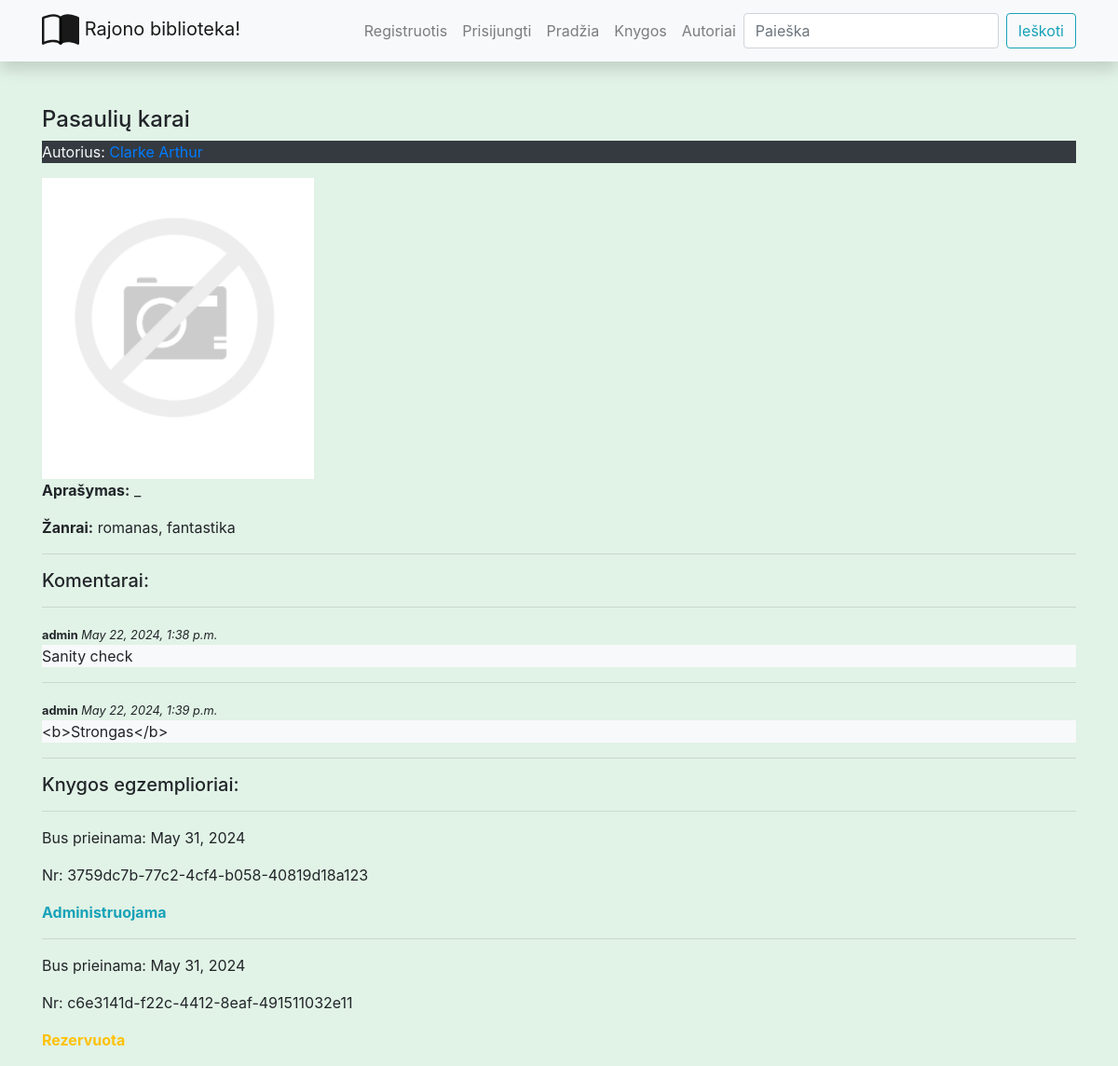
Page /library/books/6 on the earlier database version.
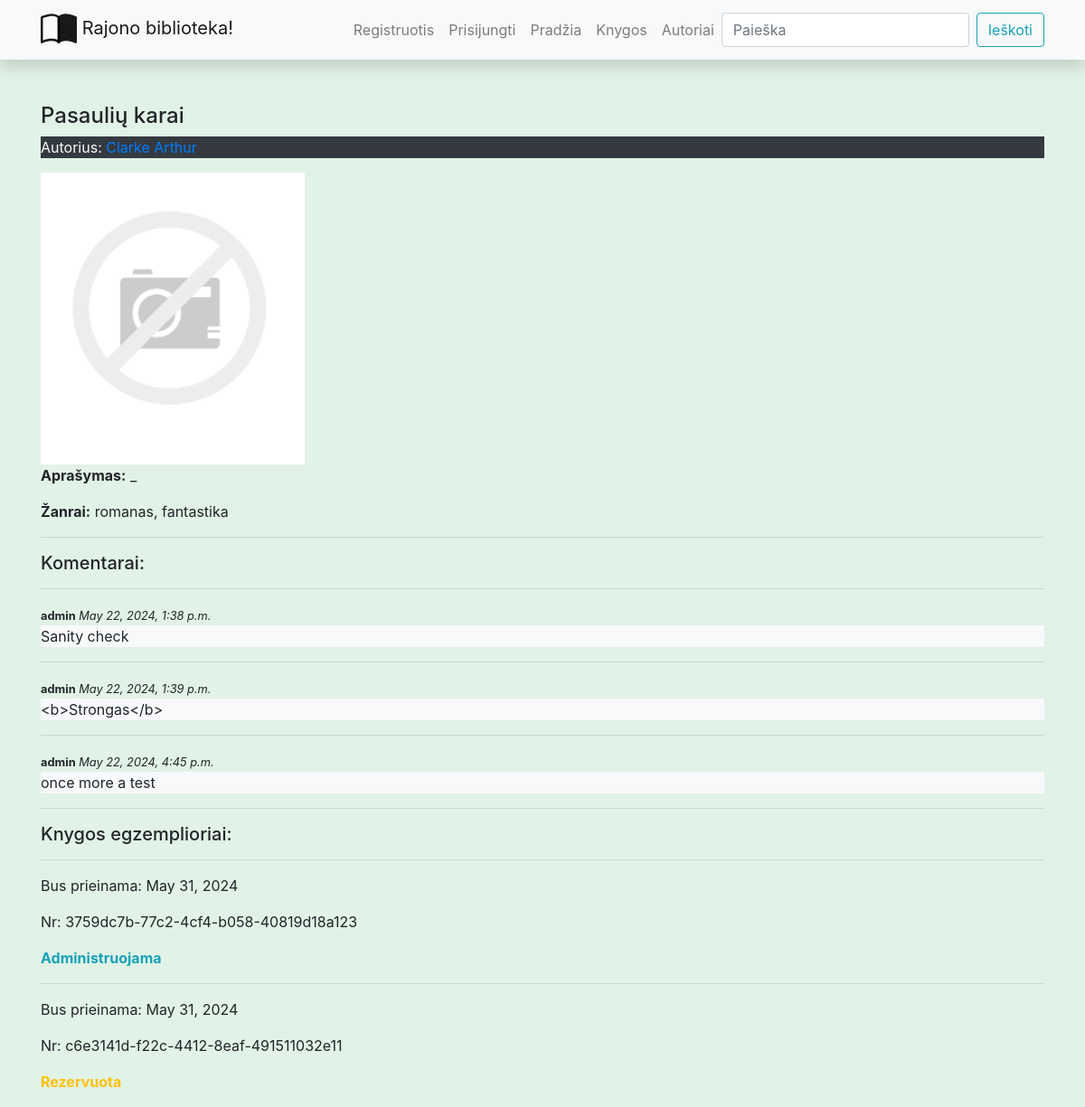
Same page on the later database version.
### libraryapp/models.py (models this page shows, shortened)
class Book(models.Model):
    title = models.CharField('Pavadinimas', max_length=150)
    summary = models.TextField('Aprašymas', max_length=1000)
    isbn = models.CharField('ISBN', max_length=13)
    author = models.ForeignKey(Author, on_delete=models.SET_NULL, null=True)
    genre = models.ManyToManyField(Genre, blank=True)
    cover = models.ImageField('Viršelis', upload_to='covers', null=True, blank=True)
    def display_genres(self):
        return ', '.join(elem.name for elem in self.genre.all())

class Author(models.Model):
    first_name = models.CharField('Vardas', max_length=100)
    last_name = models.CharField('Pavardė', max_length=100)
    description = HTMLField()
    class Meta:  # globalūs nuostatai lentelei(ordering - rikiavimas)
        ordering = ('last_name', 'first_name')
    def __str__(self):
        return f'{self.last_name} {self.first_name}'

class Genre(models.Model):
    name = models.CharField("Žanrai", max_length=15, help_text='Įveskite knygos žanrą/us')
    class Meta:
        verbose_name = 'Žanras'  # skilties pavadinimas vienaskaita
        verbose_name_plural = 'Žanrai'  # skilties pavadinimas daugiskaita

class BookReview(models.Model):
    date_created = models.DateTimeField(auto_now_add=True)
    content = models.TextField('Atsiliepimas', max_length=2000)
    book = models.ForeignKey(Book, on_delete=models.CASCADE,
                             blank=True)  # blank True, nes formoje nerodysim pasirinkimo knygos
    reviewer = models.ForeignKey(User, on_delete=models.SET_NULL, null=True, blank=True)

class BookInstance(models.Model):
    id = models.UUIDField(primary_key=True, default=uuid.uuid4)
    due_back = models.DateField('Bus prieinama', null=True, blank=True)
    book = models.ForeignKey(Book, on_delete=models.CASCADE)
    reader = models.ForeignKey(User, on_delete=models.SET_NULL, null=True, blank=True)
    LOAN_STATUS = (
        ('a', 'Administruojama'),
        ('p', 'Paimta'),
        ('g', 'Galima paimti'),
        ('r', 'Rezervuota')
    )
    status = models.CharField(
        max_length=1,
        choices=LOAN_STATUS,
        blank=True,  # blank - galimas tuščias laukas formoj
        default='a',
        help_text='Knygos kopijos statusas'
    )

### libraryapp/views.py (the view, shortened to what this page needs)
# urls.py: path('books/<int:pk>', views.BookDetailView.as_view(), name='book-one'),
class BookDetailView(generic.edit.FormMixin, generic.DetailView):
    model = Book
    context_object_name = 'book'  # book - standartinis kintamojo template pavadinimas,sukuriamas django
    template_name = 'book.html'
    form_class = BookReviewForm

### libraryapp/forms.py
class BookReviewForm(forms.ModelForm):
    class Meta:
        model = BookReview
        fields = ('content', 'book', 'reviewer')
        widgets = {  # paslepiam laukus, kad jie nebūtų rodomi formoje
            'book': forms.HiddenInput(),
            'reviewer': forms.HiddenInput()
        }

### libraryapp/templates/book.html (shortened to what this page needs)
{% extends "base.html" %}
{% load static %}
{% block content %}
<h4> {{ book.title }}</h4>
<p class="bg-dark text-light">Autorius: <a href="{% url 'author-one' book.author.id %}">{{ book.author }}</a></p>
{% if book.cover %}
    <img src="{{ book.cover.url }}"/>
{% else %}
    <img src="{% static 'img/no-image.png' %}"/>
{% endif %}
<p><b>Aprašymas:</b> {{ book.summary }}</p>
<p><b>Žanrai:</b> {{ book.display_genres }} </p>
<hr/>
<h5>Komentarai:</h5>
{% if book.bookreview_set.all %}
    {% for review in book.bookreview_set.all %}
        <hr/>
<small><b>{{ review.reviewer }}</b> <em>{{ review.date_created }}</em></small>
        <p class="bg-light">{{ review.content }}</p>
    {% endfor %}
{% else %}
    <p>Knyga komentarų neturi...</p>
{% endif %}
<hr/>
<h5>Knygos egzemplioriai:</h5>
{% for bookinst_o in book.bookinstance_set.all %}
    <hr/>
    <p>Bus prieinama: {{ bookinst_o.due_back }}</p>
    <p>Nr: {{ bookinst_o.id }}</p>
    <p class="{% if bookinst_o.status == 'a' %} text-info
              {% elif bookinst_o.status == 'g' %} text-success
              {% elif bookinst_o.status == 'r' %} text-warning
              {% elif bookinst_o.status == 'p' %} text-muted
              {% endif %}
    ">
        <b>{{ bookinst_o.get_status_display }}</b>
    </p>
{% endfor %}
{% endblock %}

### libraryapp/templates/base.html (shortened to what this page needs)
<!DOCTYPE html>
<html lang="en">
  <head>
    <link
      rel="stylesheet"
      href="https://stackpath.bootstrapcdn.com/bootstrap/4.1.3/css/bootstrap.min.css"
    />
    <link
      rel="stylesheet"
      href="https://cdnjs.cloudflare.com/ajax/libs/font-awesome/4.7.0/css/font-awesome.min.css"
    />
    {% load static %}
    <link rel="stylesheet" href="{% static 'css/styles.css' %}" />
  </head>
  <body>
    <nav
      class="navbar navbar-expand-lg navbar-light bg-light static-top mb-5 shadow"
    >
      <div class="container">
        <a class="navbar-brand" href="{% url 'index' %}">
          Rajono biblioteka!</a
        >
        <div class="collapse navbar-collapse" id="navbarResponsive">
          <ul class="navbar-nav ml-auto">
            {% if user.is_authenticated %}
            <li class="nav-item">
               <a href="{% url 'profilis-url' %}" class="nav-link">
                 <svg class="bi bi-person"
                         width="1.5em"
                         height="1.5em"
                         viewBox="0 0 16 16"
                         fill="currentColor"
                         xmlns="http://www.w3.org/2000/svg">
                        <path fill-rule="evenodd" d="M13 14s1 0 1-1-1-4-6-4-6 3-6 4 1 1 1
                            1h10zm-9.995-.944v-.002.002zM3.022 13h9.956a.274.274 0 00.014-.002l.008-.002c-.001-.246-.154-.986-.832-1.664C11.516 10.68 10.289 10 8 10c-2.29 0-3.516.68-4.168
                            1.332-.678.678-.83 1.418-.832 1.664a1.05 1.05 0 00.022.004zm9.974.056v-.002.002zM8
                            7a2 2 0 100-4 2 2 0 000 4zm3-2a3 3 0 11-6 0 3 3 0 016 0z" clip-rule="evenodd"/>
                 </svg>
                 {{ user }}</a>
            </li>
            <li class="nav-item">
               <a href="{% url 'logout' %}" class="nav-link">Atsijungti</a>
            </li>
            <li class="nav-item">
               <a href="{% url 'my-borrowed' %}" class="nav-link">Mano knygos</a>
            </li>
            {% else %}
            <li class="nav-item">
               <a href="{% url 'register-url' %}" class="nav-link">Registruotis</a>
            </li>
            <li class="nav-item">
               <a href="{% url 'login' %}?next={{ request.path }}" class="nav-link">Prisijungti</a>
            </li>
            {% endif %}
            <li class="nav-item">
              <a class="nav-link" href="{% url 'index' %}">Pradžia</a>
            </li>
            <li class="nav-item">
              <a class="nav-link" href="{% url 'books-all' %}">Knygos</a>
            </li>
            <li class="nav-item">
              <a class="nav-link" href="{% url 'authors-all' %}">Autoriai</a>
            </li>
          </ul>
          <form
            class="form-inline my-2 my-lg-0"
            action="{% url 'search' %}"
            method="get"
          >
            <input
              class="form-control mr-sm-2"
              type="search"
              placeholder="Paieška"
              aria-label="Search"
              name="search_text"
            />
            <button class="btn btn-outline-info my-2 my-sm-0" type="submit">
              Ieškoti
            </button>
          </form>
        </div>
      </div>
    </nav>
    <div class="container">{% block content %}{% endblock %}</div>
  </body>
</html>

### libraryapp/static/css/styles.css (style rules this page uses)
body { background-color: #e1f2e6; }

Differences in the rows shown:
added BookReview: reviewer "admin", date_created "May 22, 2024, 4:45 p.m.", content "once more a test"
